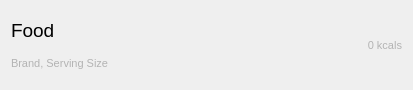
<?xml version="1.0" encoding="UTF-8"?>
<ui version="4.0">
 <class>FoodInfoWidget</class>
 <widget class="QWidget" name="FoodInfoWidget">
  <property name="geometry">
   <rect>
    <x>0</x>
    <y>0</y>
    <width>413</width>
    <height>90</height>
   </rect>
  </property>
  <property name="windowTitle">
   <string>Form</string>
  </property>
  <layout class="QGridLayout" name="gridLayout">
   <item row="0" column="0" alignment="Qt::AlignmentFlag::AlignBottom">
    <widget class="QLabel" name="food">
     <property name="font">
      <font>
       <pointsize>14</pointsize>
      </font>
     </property>
     <property name="text">
      <string>Food</string>
     </property>
    </widget>
   </item>
   <item row="1" column="0">
    <widget class="QLabel" name="brand">
     <property name="palette">
      <palette>
       <active>
        <colorrole role="WindowText">
         <brush brushstyle="SolidPattern">
          <color alpha="255">
           <red>179</red>
           <green>179</green>
           <blue>179</blue>
          </color>
         </brush>
        </colorrole>
       </active>
       <inactive>
        <colorrole role="WindowText">
         <brush brushstyle="SolidPattern">
          <color alpha="255">
           <red>179</red>
           <green>179</green>
           <blue>179</blue>
          </color>
         </brush>
        </colorrole>
       </inactive>
       <disabled/>
      </palette>
     </property>
     <property name="font">
      <font>
       <pointsize>8</pointsize>
      </font>
     </property>
     <property name="text">
      <string>Brand, Serving Size</string>
     </property>
    </widget>
   </item>
   <item row="0" column="1" rowspan="2">
    <widget class="QLabel" name="cals">
     <property name="palette">
      <palette>
       <active>
        <colorrole role="WindowText">
         <brush brushstyle="SolidPattern">
          <color alpha="255">
           <red>179</red>
           <green>179</green>
           <blue>179</blue>
          </color>
         </brush>
        </colorrole>
       </active>
       <inactive>
        <colorrole role="WindowText">
         <brush brushstyle="SolidPattern">
          <color alpha="255">
           <red>179</red>
           <green>179</green>
           <blue>179</blue>
          </color>
         </brush>
        </colorrole>
       </inactive>
       <disabled/>
      </palette>
     </property>
     <property name="font">
      <font>
       <pointsize>8</pointsize>
      </font>
     </property>
     <property name="text">
      <string>0 kcals</string>
     </property>
     <property name="alignment">
      <set>Qt::AlignmentFlag::AlignRight|Qt::AlignmentFlag::AlignTrailing|Qt::AlignmentFlag::AlignVCenter</set>
     </property>
    </widget>
   </item>
  </layout>
 </widget>
 <resources/>
 <connections/>
</ui>
